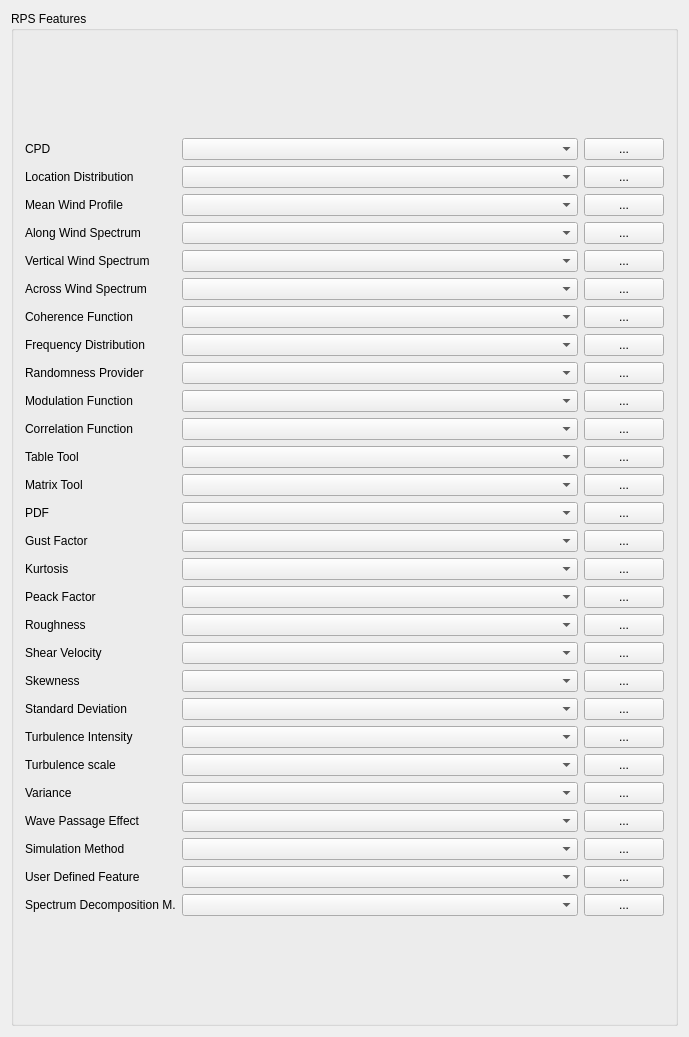
<?xml version="1.0" encoding="UTF-8"?>
<ui version="4.0">
 <class>WindLabGui::DlgWindLabFeatures</class>
 <widget class="QWidget" name="WindLabGui::DlgWindLabFeatures">
  <property name="geometry">
   <rect>
    <x>0</x>
    <y>0</y>
    <width>689</width>
    <height>1037</height>
   </rect>
  </property>
  <property name="windowTitle">
   <string>WindLab Features</string>
  </property>
  <property name="sizeGripEnabled" stdset="0">
   <bool>true</bool>
  </property>
  <layout class="QGridLayout" name="gridLayout">
   <item row="0" column="0">
    <widget class="QGroupBox" name="RotationGB">
     <property name="sizePolicy">
      <sizepolicy hsizetype="MinimumExpanding" vsizetype="Preferred">
       <horstretch>0</horstretch>
       <verstretch>0</verstretch>
      </sizepolicy>
     </property>
     <property name="toolTip">
      <string>Use custom vector for pad direction otherwise
the sketch plane's normal vector will be used</string>
     </property>
     <property name="title">
      <string>RPS Features</string>
     </property>
     <layout class="QVBoxLayout" name="verticalLayout_3">
      <item>
       <layout class="QGridLayout" name="gridLayout_2" columnstretch="0,1,0">
        <item row="20" column="0">
         <widget class="QLabel" name="label_16">
          <property name="text">
           <string>Skewness</string>
          </property>
         </widget>
        </item>
        <item row="28" column="2">
         <widget class="QPushButton" name="spectrumDecompositionPushButton">
          <property name="sizePolicy">
           <sizepolicy hsizetype="Preferred" vsizetype="Fixed">
            <horstretch>0</horstretch>
            <verstretch>0</verstretch>
           </sizepolicy>
          </property>
          <property name="text">
           <string>...</string>
          </property>
         </widget>
        </item>
        <item row="22" column="2">
         <widget class="QPushButton" name="turbulenceIntensityPushButton">
          <property name="sizePolicy">
           <sizepolicy hsizetype="Preferred" vsizetype="Fixed">
            <horstretch>0</horstretch>
            <verstretch>0</verstretch>
           </sizepolicy>
          </property>
          <property name="text">
           <string>...</string>
          </property>
         </widget>
        </item>
        <item row="1" column="0">
         <widget class="QLabel" name="labelXSkew">
          <property name="text">
           <string>Location Distribution</string>
          </property>
         </widget>
        </item>
        <item row="9" column="1">
         <widget class="QComboBox" name="randomnessProviderComboBox"/>
        </item>
        <item row="26" column="2">
         <widget class="QPushButton" name="simulationMethodPushButton">
          <property name="sizePolicy">
           <sizepolicy hsizetype="Preferred" vsizetype="Fixed">
            <horstretch>0</horstretch>
            <verstretch>0</verstretch>
           </sizepolicy>
          </property>
          <property name="text">
           <string>...</string>
          </property>
         </widget>
        </item>
        <item row="15" column="2">
         <widget class="QPushButton" name="gastFactorPushButton">
          <property name="sizePolicy">
           <sizepolicy hsizetype="Preferred" vsizetype="Fixed">
            <horstretch>0</horstretch>
            <verstretch>0</verstretch>
           </sizepolicy>
          </property>
          <property name="text">
           <string>...</string>
          </property>
         </widget>
        </item>
        <item row="8" column="0">
         <widget class="QLabel" name="label_5">
          <property name="text">
           <string>Frequency Distribution</string>
          </property>
         </widget>
        </item>
        <item row="28" column="1">
         <widget class="QComboBox" name="spectrumDecompositionMethodComboBox"/>
        </item>
        <item row="3" column="2">
         <widget class="QPushButton" name="alongWindSpectrumPushButton">
          <property name="sizePolicy">
           <sizepolicy hsizetype="Preferred" vsizetype="Fixed">
            <horstretch>0</horstretch>
            <verstretch>0</verstretch>
           </sizepolicy>
          </property>
          <property name="text">
           <string>...</string>
          </property>
         </widget>
        </item>
        <item row="10" column="0">
         <widget class="QLabel" name="label_7">
          <property name="text">
           <string>Modulation Function</string>
          </property>
         </widget>
        </item>
        <item row="2" column="0">
         <widget class="QLabel" name="labelYSkew">
          <property name="text">
           <string>Mean Wind Profile</string>
          </property>
         </widget>
        </item>
        <item row="5" column="1">
         <widget class="QComboBox" name="acrossWindSpectrumComboBox"/>
        </item>
        <item row="10" column="1">
         <widget class="QComboBox" name="modulationFunctionComboBox"/>
        </item>
        <item row="14" column="0">
         <widget class="QLabel" name="label_10">
          <property name="text">
           <string>PDF</string>
          </property>
         </widget>
        </item>
        <item row="18" column="1">
         <widget class="QComboBox" name="roughnessComboBox"/>
        </item>
        <item row="4" column="0">
         <widget class="QLabel" name="label_2">
          <property name="text">
           <string>Vertical Wind Spectrum</string>
          </property>
         </widget>
        </item>
        <item row="27" column="1">
         <widget class="QComboBox" name="userDefinedFeatureCcomboBox"/>
        </item>
        <item row="14" column="1">
         <widget class="QComboBox" name="PDFComboBox"/>
        </item>
        <item row="12" column="1">
         <widget class="QComboBox" name="tableToolComboBox"/>
        </item>
        <item row="4" column="1">
         <widget class="QComboBox" name="verticalWindSpectrumComboBox"/>
        </item>
        <item row="18" column="2">
         <widget class="QPushButton" name="roughnessPushButton">
          <property name="sizePolicy">
           <sizepolicy hsizetype="Preferred" vsizetype="Fixed">
            <horstretch>0</horstretch>
            <verstretch>0</verstretch>
           </sizepolicy>
          </property>
          <property name="text">
           <string>...</string>
          </property>
         </widget>
        </item>
        <item row="5" column="2">
         <widget class="QPushButton" name="acrossWindSpectrumPushButton">
          <property name="sizePolicy">
           <sizepolicy hsizetype="Preferred" vsizetype="Fixed">
            <horstretch>0</horstretch>
            <verstretch>0</verstretch>
           </sizepolicy>
          </property>
          <property name="text">
           <string>...</string>
          </property>
         </widget>
        </item>
        <item row="8" column="2">
         <widget class="QPushButton" name="frequencyDistributionPushButton">
          <property name="sizePolicy">
           <sizepolicy hsizetype="Preferred" vsizetype="Fixed">
            <horstretch>0</horstretch>
            <verstretch>0</verstretch>
           </sizepolicy>
          </property>
          <property name="text">
           <string>...</string>
          </property>
         </widget>
        </item>
        <item row="9" column="0">
         <widget class="QLabel" name="label_6">
          <property name="text">
           <string>Randomness Provider</string>
          </property>
         </widget>
        </item>
        <item row="3" column="0">
         <widget class="QLabel" name="labelZSkew">
          <property name="text">
           <string>Along Wind Spectrum</string>
          </property>
         </widget>
        </item>
        <item row="26" column="0">
         <widget class="QLabel" name="label_22">
          <property name="text">
           <string>Simulation Method</string>
          </property>
         </widget>
        </item>
        <item row="7" column="0">
         <widget class="QLabel" name="label_4">
          <property name="text">
           <string>Coherence Function</string>
          </property>
         </widget>
        </item>
        <item row="11" column="1">
         <widget class="QComboBox" name="correlationFunctionComboBox"/>
        </item>
        <item row="18" column="0">
         <widget class="QLabel" name="label_14">
          <property name="text">
           <string>Roughness</string>
          </property>
         </widget>
        </item>
        <item row="23" column="1">
         <widget class="QComboBox" name="turbulenceScaleComboBox"/>
        </item>
        <item row="11" column="2">
         <widget class="QPushButton" name="correlationFunctionPushButton">
          <property name="sizePolicy">
           <sizepolicy hsizetype="Preferred" vsizetype="Fixed">
            <horstretch>0</horstretch>
            <verstretch>0</verstretch>
           </sizepolicy>
          </property>
          <property name="text">
           <string>...</string>
          </property>
         </widget>
        </item>
        <item row="25" column="0">
         <widget class="QLabel" name="label_21">
          <property name="text">
           <string>Wave Passage Effect</string>
          </property>
         </widget>
        </item>
        <item row="14" column="2">
         <widget class="QPushButton" name="PDFPushButton">
          <property name="sizePolicy">
           <sizepolicy hsizetype="Preferred" vsizetype="Fixed">
            <horstretch>0</horstretch>
            <verstretch>0</verstretch>
           </sizepolicy>
          </property>
          <property name="text">
           <string>...</string>
          </property>
         </widget>
        </item>
        <item row="5" column="0">
         <widget class="QLabel" name="label_3">
          <property name="text">
           <string>Across Wind Spectrum</string>
          </property>
         </widget>
        </item>
        <item row="23" column="0">
         <widget class="QLabel" name="label_19">
          <property name="text">
           <string>Turbulence scale</string>
          </property>
         </widget>
        </item>
        <item row="3" column="1">
         <widget class="QComboBox" name="alongWindSpectrumComboBox"/>
        </item>
        <item row="1" column="2">
         <widget class="QPushButton" name="locationDistributionPushButton">
          <property name="sizePolicy">
           <sizepolicy hsizetype="Preferred" vsizetype="Fixed">
            <horstretch>0</horstretch>
            <verstretch>0</verstretch>
           </sizepolicy>
          </property>
          <property name="text">
           <string>...</string>
          </property>
         </widget>
        </item>
        <item row="22" column="1">
         <widget class="QComboBox" name="turbulenceIntensityComboBox"/>
        </item>
        <item row="7" column="1">
         <widget class="QComboBox" name="coherenceFunctionComboBox"/>
        </item>
        <item row="19" column="0">
         <widget class="QLabel" name="label_15">
          <property name="text">
           <string>Shear Velocity</string>
          </property>
         </widget>
        </item>
        <item row="15" column="1">
         <widget class="QComboBox" name="GustFactorComboBox"/>
        </item>
        <item row="20" column="1">
         <widget class="QComboBox" name="skewnessComboBox"/>
        </item>
        <item row="26" column="1">
         <widget class="QComboBox" name="simulationMethodComboBox"/>
        </item>
        <item row="11" column="0">
         <widget class="QLabel" name="label_8">
          <property name="text">
           <string>Correlation Function</string>
          </property>
         </widget>
        </item>
        <item row="27" column="0">
         <widget class="QLabel" name="label_23">
          <property name="text">
           <string>User Defined Feature</string>
          </property>
         </widget>
        </item>
        <item row="21" column="1">
         <widget class="QComboBox" name="standardDeviationComboBox"/>
        </item>
        <item row="12" column="0">
         <widget class="QLabel" name="label_24">
          <property name="text">
           <string>Table Tool</string>
          </property>
         </widget>
        </item>
        <item row="2" column="1">
         <widget class="QComboBox" name="meanWindProfileComboBox"/>
        </item>
        <item row="9" column="2">
         <widget class="QPushButton" name="randomnessProviderPushButton">
          <property name="sizePolicy">
           <sizepolicy hsizetype="Preferred" vsizetype="Fixed">
            <horstretch>0</horstretch>
            <verstretch>0</verstretch>
           </sizepolicy>
          </property>
          <property name="text">
           <string>...</string>
          </property>
         </widget>
        </item>
        <item row="25" column="2">
         <widget class="QPushButton" name="wavePassageEffectPushButton">
          <property name="sizePolicy">
           <sizepolicy hsizetype="Preferred" vsizetype="Fixed">
            <horstretch>0</horstretch>
            <verstretch>0</verstretch>
           </sizepolicy>
          </property>
          <property name="text">
           <string>...</string>
          </property>
         </widget>
        </item>
        <item row="16" column="1">
         <widget class="QComboBox" name="KurtosisComboBox"/>
        </item>
        <item row="19" column="1">
         <widget class="QComboBox" name="shearVelocityomboBox"/>
        </item>
        <item row="10" column="2">
         <widget class="QPushButton" name="modulationFunctionPpushButton">
          <property name="sizePolicy">
           <sizepolicy hsizetype="Preferred" vsizetype="Fixed">
            <horstretch>0</horstretch>
            <verstretch>0</verstretch>
           </sizepolicy>
          </property>
          <property name="text">
           <string>...</string>
          </property>
         </widget>
        </item>
        <item row="17" column="1">
         <widget class="QComboBox" name="peakFactorComboBox"/>
        </item>
        <item row="2" column="2">
         <widget class="QPushButton" name="meanWindProfilePushButton">
          <property name="sizePolicy">
           <sizepolicy hsizetype="Preferred" vsizetype="Fixed">
            <horstretch>0</horstretch>
            <verstretch>0</verstretch>
           </sizepolicy>
          </property>
          <property name="text">
           <string>...</string>
          </property>
         </widget>
        </item>
        <item row="19" column="2">
         <widget class="QPushButton" name="shearVelocityPushButton">
          <property name="sizePolicy">
           <sizepolicy hsizetype="Preferred" vsizetype="Fixed">
            <horstretch>0</horstretch>
            <verstretch>0</verstretch>
           </sizepolicy>
          </property>
          <property name="text">
           <string>...</string>
          </property>
         </widget>
        </item>
        <item row="24" column="0">
         <widget class="QLabel" name="label_20">
          <property name="text">
           <string>Variance</string>
          </property>
         </widget>
        </item>
        <item row="4" column="2">
         <widget class="QPushButton" name="verticalWindSpectrumPushButton">
          <property name="sizePolicy">
           <sizepolicy hsizetype="Preferred" vsizetype="Fixed">
            <horstretch>0</horstretch>
            <verstretch>0</verstretch>
           </sizepolicy>
          </property>
          <property name="text">
           <string>...</string>
          </property>
         </widget>
        </item>
        <item row="17" column="0">
         <widget class="QLabel" name="label_13">
          <property name="text">
           <string>Peack Factor</string>
          </property>
         </widget>
        </item>
        <item row="15" column="0">
         <widget class="QLabel" name="label_11">
          <property name="text">
           <string>Gust Factor</string>
          </property>
         </widget>
        </item>
        <item row="23" column="2">
         <widget class="QPushButton" name="turbulenceScalePushButton">
          <property name="sizePolicy">
           <sizepolicy hsizetype="Preferred" vsizetype="Fixed">
            <horstretch>0</horstretch>
            <verstretch>0</verstretch>
           </sizepolicy>
          </property>
          <property name="text">
           <string>...</string>
          </property>
         </widget>
        </item>
        <item row="1" column="1">
         <widget class="QComboBox" name="lacationDistributionComboBox"/>
        </item>
        <item row="0" column="0">
         <widget class="QLabel" name="label_9">
          <property name="text">
           <string>CPD</string>
          </property>
         </widget>
        </item>
        <item row="28" column="0">
         <widget class="QLabel" name="label">
          <property name="text">
           <string>Spectrum Decomposition M.</string>
          </property>
         </widget>
        </item>
        <item row="27" column="2">
         <widget class="QPushButton" name="userDefinedFeaturePushButton">
          <property name="sizePolicy">
           <sizepolicy hsizetype="Preferred" vsizetype="Fixed">
            <horstretch>0</horstretch>
            <verstretch>0</verstretch>
           </sizepolicy>
          </property>
          <property name="text">
           <string>...</string>
          </property>
         </widget>
        </item>
        <item row="17" column="2">
         <widget class="QPushButton" name="peakFactorPushButton">
          <property name="sizePolicy">
           <sizepolicy hsizetype="Preferred" vsizetype="Fixed">
            <horstretch>0</horstretch>
            <verstretch>0</verstretch>
           </sizepolicy>
          </property>
          <property name="text">
           <string>...</string>
          </property>
         </widget>
        </item>
        <item row="24" column="2">
         <widget class="QPushButton" name="variancePushButton">
          <property name="sizePolicy">
           <sizepolicy hsizetype="Preferred" vsizetype="Fixed">
            <horstretch>0</horstretch>
            <verstretch>0</verstretch>
           </sizepolicy>
          </property>
          <property name="text">
           <string>...</string>
          </property>
         </widget>
        </item>
        <item row="25" column="1">
         <widget class="QComboBox" name="wavePassageEffectComboBox"/>
        </item>
        <item row="8" column="1">
         <widget class="QComboBox" name="frequencyDistributionComboBox"/>
        </item>
        <item row="21" column="2">
         <widget class="QPushButton" name="standardDeviationPushButton">
          <property name="sizePolicy">
           <sizepolicy hsizetype="Preferred" vsizetype="Fixed">
            <horstretch>0</horstretch>
            <verstretch>0</verstretch>
           </sizepolicy>
          </property>
          <property name="text">
           <string>...</string>
          </property>
         </widget>
        </item>
        <item row="0" column="2">
         <widget class="QPushButton" name="CPDpushButton">
          <property name="sizePolicy">
           <sizepolicy hsizetype="Preferred" vsizetype="Fixed">
            <horstretch>0</horstretch>
            <verstretch>0</verstretch>
           </sizepolicy>
          </property>
          <property name="text">
           <string>...</string>
          </property>
         </widget>
        </item>
        <item row="21" column="0">
         <widget class="QLabel" name="label_17">
          <property name="text">
           <string>Standard Deviation</string>
          </property>
         </widget>
        </item>
        <item row="0" column="1">
         <widget class="QComboBox" name="CPDComboBox"/>
        </item>
        <item row="20" column="2">
         <widget class="QPushButton" name="skewnessPushButton">
          <property name="sizePolicy">
           <sizepolicy hsizetype="Preferred" vsizetype="Fixed">
            <horstretch>0</horstretch>
            <verstretch>0</verstretch>
           </sizepolicy>
          </property>
          <property name="text">
           <string>...</string>
          </property>
         </widget>
        </item>
        <item row="24" column="1">
         <widget class="QComboBox" name="varianceComboBox"/>
        </item>
        <item row="16" column="0">
         <widget class="QLabel" name="label_12">
          <property name="text">
           <string>Kurtosis</string>
          </property>
         </widget>
        </item>
        <item row="12" column="2">
         <widget class="QPushButton" name="tableToolPushButton">
          <property name="sizePolicy">
           <sizepolicy hsizetype="Preferred" vsizetype="Fixed">
            <horstretch>0</horstretch>
            <verstretch>0</verstretch>
           </sizepolicy>
          </property>
          <property name="text">
           <string>...</string>
          </property>
         </widget>
        </item>
        <item row="16" column="2">
         <widget class="QPushButton" name="kurtosisPushButton">
          <property name="sizePolicy">
           <sizepolicy hsizetype="Preferred" vsizetype="Fixed">
            <horstretch>0</horstretch>
            <verstretch>0</verstretch>
           </sizepolicy>
          </property>
          <property name="text">
           <string>...</string>
          </property>
         </widget>
        </item>
        <item row="22" column="0">
         <widget class="QLabel" name="label_18">
          <property name="text">
           <string>Turbulence Intensity</string>
          </property>
         </widget>
        </item>
        <item row="7" column="2">
         <widget class="QPushButton" name="coherenceFunctionPushButton">
          <property name="sizePolicy">
           <sizepolicy hsizetype="Preferred" vsizetype="Fixed">
            <horstretch>0</horstretch>
            <verstretch>0</verstretch>
           </sizepolicy>
          </property>
          <property name="text">
           <string>...</string>
          </property>
         </widget>
        </item>
        <item row="13" column="0">
         <widget class="QLabel" name="label_25">
          <property name="text">
           <string>Matrix Tool</string>
          </property>
         </widget>
        </item>
        <item row="13" column="1">
         <widget class="QComboBox" name="matrixToolComboBox"/>
        </item>
        <item row="13" column="2">
         <widget class="QPushButton" name="correlationFunctionPushButton_2">
          <property name="sizePolicy">
           <sizepolicy hsizetype="Preferred" vsizetype="Fixed">
            <horstretch>0</horstretch>
            <verstretch>0</verstretch>
           </sizepolicy>
          </property>
          <property name="text">
           <string>...</string>
          </property>
         </widget>
        </item>
       </layout>
      </item>
     </layout>
    </widget>
   </item>
  </layout>
 </widget>
 <layoutdefault spacing="6" margin="11"/>
 <resources>
  <include location="Resources/WindLab.qrc"/>
 </resources>
 <connections/>
</ui>
